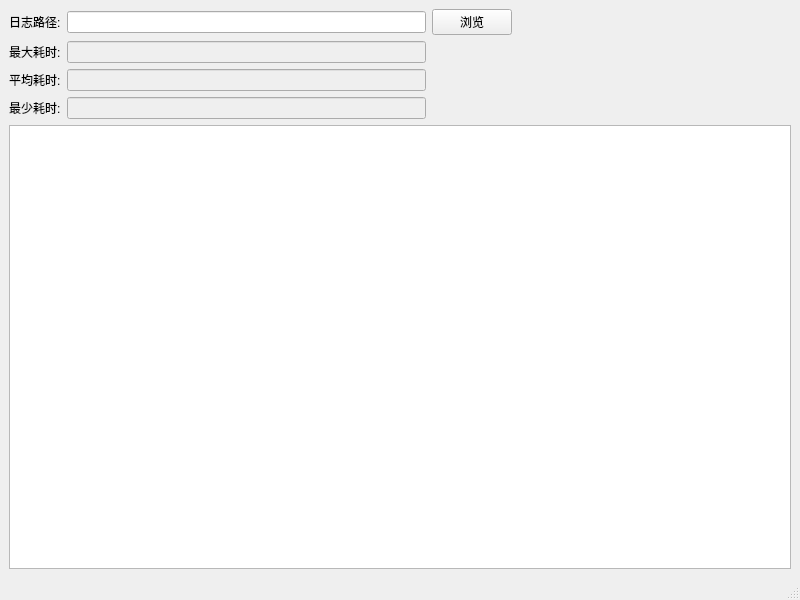
<?xml version="1.0" encoding="UTF-8"?>
<ui version="4.0">
 <class>MainWindow</class>
 <widget class="QMainWindow" name="MainWindow">
  <property name="geometry">
   <rect>
    <x>0</x>
    <y>0</y>
    <width>800</width>
    <height>600</height>
   </rect>
  </property>
  <property name="windowTitle">
   <string>MainWindow</string>
  </property>
  <widget class="QWidget" name="centralwidget">
   <layout class="QGridLayout" name="gridLayout_2">
    <item row="0" column="2">
     <widget class="QPushButton" name="viewBtn">
      <property name="sizePolicy">
       <sizepolicy hsizetype="Fixed" vsizetype="Fixed">
        <horstretch>0</horstretch>
        <verstretch>0</verstretch>
       </sizepolicy>
      </property>
      <property name="text">
       <string>浏览</string>
      </property>
     </widget>
    </item>
    <item row="2" column="0" colspan="3">
     <widget class="QPlainTextEdit" name="plainTextEdit"/>
    </item>
    <item row="1" column="0" colspan="2">
     <layout class="QGridLayout" name="gridLayout">
      <item row="0" column="0">
       <widget class="QLabel" name="label_2">
        <property name="sizePolicy">
         <sizepolicy hsizetype="Fixed" vsizetype="Fixed">
          <horstretch>0</horstretch>
          <verstretch>0</verstretch>
         </sizepolicy>
        </property>
        <property name="text">
         <string>最大耗时:</string>
        </property>
       </widget>
      </item>
      <item row="0" column="1">
       <widget class="QLineEdit" name="maxLine">
        <property name="enabled">
         <bool>false</bool>
        </property>
        <property name="sizePolicy">
         <sizepolicy hsizetype="MinimumExpanding" vsizetype="Fixed">
          <horstretch>0</horstretch>
          <verstretch>0</verstretch>
         </sizepolicy>
        </property>
       </widget>
      </item>
      <item row="1" column="0">
       <widget class="QLabel" name="label_4">
        <property name="text">
         <string>平均耗时:</string>
        </property>
       </widget>
      </item>
      <item row="1" column="1">
       <widget class="QLineEdit" name="avgLine">
        <property name="enabled">
         <bool>false</bool>
        </property>
        <property name="sizePolicy">
         <sizepolicy hsizetype="Preferred" vsizetype="Fixed">
          <horstretch>0</horstretch>
          <verstretch>0</verstretch>
         </sizepolicy>
        </property>
       </widget>
      </item>
      <item row="2" column="0">
       <widget class="QLabel" name="label_3">
        <property name="text">
         <string>最少耗时:</string>
        </property>
       </widget>
      </item>
      <item row="2" column="1">
       <widget class="QLineEdit" name="minLine">
        <property name="enabled">
         <bool>false</bool>
        </property>
        <property name="sizePolicy">
         <sizepolicy hsizetype="MinimumExpanding" vsizetype="Fixed">
          <horstretch>0</horstretch>
          <verstretch>0</verstretch>
         </sizepolicy>
        </property>
       </widget>
      </item>
     </layout>
    </item>
    <item row="0" column="0">
     <widget class="QLabel" name="label">
      <property name="text">
       <string>日志路径:</string>
      </property>
     </widget>
    </item>
    <item row="0" column="1">
     <widget class="QLineEdit" name="logPathLine">
      <property name="sizePolicy">
       <sizepolicy hsizetype="Expanding" vsizetype="Fixed">
        <horstretch>0</horstretch>
        <verstretch>0</verstretch>
       </sizepolicy>
      </property>
     </widget>
    </item>
    <item row="1" column="2">
     <spacer name="horizontalSpacer">
      <property name="orientation">
       <enum>Qt::Horizontal</enum>
      </property>
      <property name="sizeHint" stdset="0">
       <size>
        <width>40</width>
        <height>20</height>
       </size>
      </property>
     </spacer>
    </item>
   </layout>
  </widget>
  <widget class="QMenuBar" name="menubar">
   <property name="geometry">
    <rect>
     <x>0</x>
     <y>0</y>
     <width>800</width>
     <height>22</height>
    </rect>
   </property>
  </widget>
  <widget class="QStatusBar" name="statusbar"/>
 </widget>
 <resources/>
 <connections/>
</ui>
